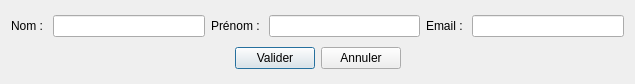
<?xml version="1.0" encoding="UTF-8"?>
<ui version="4.0">
 <class>UpdateStudentDialog</class>
 <widget class="QDialog" name="UpdateStudentDialog">
  <property name="windowModality">
   <enum>Qt::WindowModal</enum>
  </property>
  <property name="geometry">
   <rect>
    <x>0</x>
    <y>0</y>
    <width>635</width>
    <height>84</height>
   </rect>
  </property>
  <property name="windowTitle">
   <string>Modification d'un élève</string>
  </property>
  <layout class="QVBoxLayout" name="verticalLayout">
   <item>
    <layout class="QHBoxLayout" name="horizontalLayout">
     <item>
      <widget class="QLabel" name="label">
       <property name="text">
        <string>Nom : </string>
       </property>
      </widget>
     </item>
     <item>
      <widget class="QLineEdit" name="lineEdit_name"/>
     </item>
     <item>
      <widget class="QLabel" name="label_2">
       <property name="text">
        <string>Prénom : </string>
       </property>
      </widget>
     </item>
     <item>
      <widget class="QLineEdit" name="lineEdit_firstName"/>
     </item>
     <item>
      <widget class="QLabel" name="label_3">
       <property name="text">
        <string>Email : </string>
       </property>
      </widget>
     </item>
     <item>
      <widget class="QLineEdit" name="lineEdit_email"/>
     </item>
    </layout>
   </item>
   <item>
    <layout class="QHBoxLayout" name="horizontalLayout_2">
     <item>
      <spacer name="horizontalSpacer">
       <property name="orientation">
        <enum>Qt::Horizontal</enum>
       </property>
       <property name="sizeHint" stdset="0">
        <size>
         <width>40</width>
         <height>20</height>
        </size>
       </property>
      </spacer>
     </item>
     <item>
      <widget class="QPushButton" name="pushButton_update">
       <property name="text">
        <string>Valider</string>
       </property>
      </widget>
     </item>
     <item>
      <widget class="QPushButton" name="pushButton_cancel">
       <property name="text">
        <string>Annuler</string>
       </property>
      </widget>
     </item>
     <item>
      <spacer name="horizontalSpacer_2">
       <property name="orientation">
        <enum>Qt::Horizontal</enum>
       </property>
       <property name="sizeHint" stdset="0">
        <size>
         <width>40</width>
         <height>20</height>
        </size>
       </property>
      </spacer>
     </item>
    </layout>
   </item>
  </layout>
 </widget>
 <resources/>
 <connections>
  <connection>
   <sender>pushButton_cancel</sender>
   <signal>clicked()</signal>
   <receiver>UpdateStudentDialog</receiver>
   <slot>reject()</slot>
   <hints>
    <hint type="sourcelabel">
     <x>383</x>
     <y>78</y>
    </hint>
    <hint type="destinationlabel">
     <x>486</x>
     <y>76</y>
    </hint>
   </hints>
  </connection>
 </connections>
</ui>
